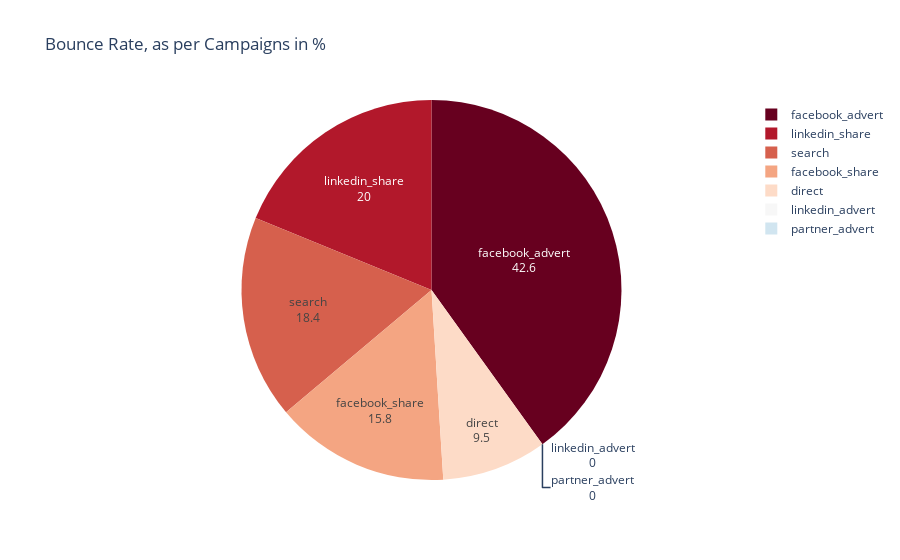
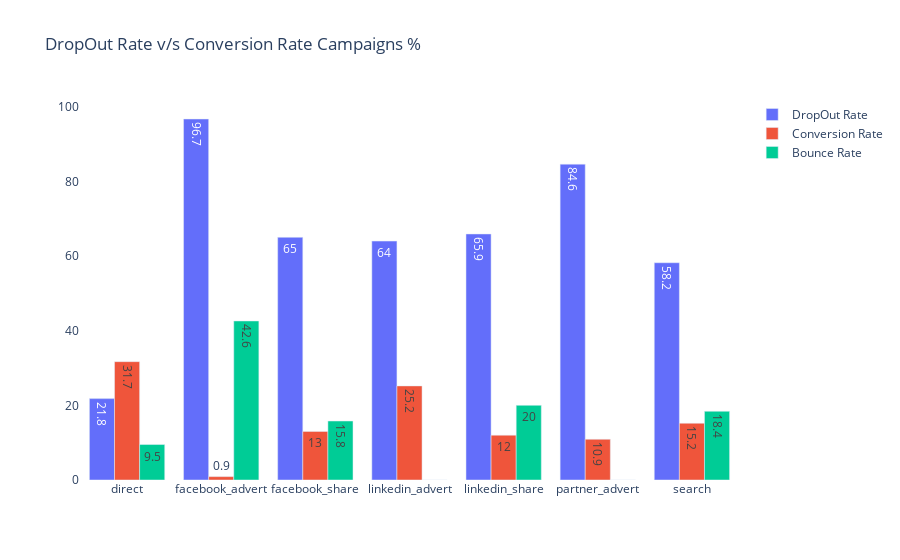

Notebook code cell kept with these figures, in order:
### Code cell
# need to find the exit rate, bounce rate and conversion rate for each campaign
#Bounce Rate of campaigns
fig = px.pie(campaigns, values='bounce_rate', names='Source', title=' Bounce Rate, as per Campaigns in %',color_discrete_sequence=px.colors.sequential.RdBu)
fig.update_traces(textinfo='value+label')
fig.show()

fig = go.Figure(data=[
    go.Bar(name='DropOut Rate', x=campaigns['Source'], y=campaigns['drop_out_rate'],text=campaigns['drop_out_rate']),
    go.Bar(name='Conversion Rate', x=campaigns['Source'], y=campaigns['conversion_rate'],text=campaigns['conversion_rate']),
    go.Bar(name='Bounce Rate', x=campaigns['Source'], y=campaigns['bounce_rate'],text=campaigns['bounce_rate'])

])
# Change the bar mode
fig.update_layout(barmode='group',title='DropOut Rate v/s Conversion Rate Campaigns % ')
fig.update_layout({
'plot_bgcolor': 'rgba(0, 0, 0, 0)',
'paper_bgcolor': 'rgba(0, 0, 0, 0)',
})
fig.show()

### Figure 1 — Plotly figure (JSON) as saved in the notebook; plotly's stock layout.template omitted (floating-point values rounded to 4 significant figures)
{"data": [{"domain": {"x": [0, 1], "y": [0, 1]}, "hovertemplate": "Source=%{label}<br>bounce_rate=%{value}<extra></extra>", "labels": ["direct", "facebook_advert", "facebook_share", "linkedin_advert", "linkedin_share", "partner_advert", "search"], "legendgroup": "", "name": "", "showlegend": true, "textinfo": "value+label", "type": "pie", "values": [9.5, 42.6, 15.8, 0, 20, 0, 18.4]}], "layout": {"legend": {"tracegroupgap": 0}, "piecolorway": ["rgb(103,0,31)", "rgb(178,24,43)", "rgb(214,96,77)", "rgb(244,165,130)", "rgb(253,219,199)", "rgb(247,247,247)", "rgb(209,229,240)", "rgb(146,197,222)", "rgb(67,147,195)", "rgb(33,102,172)", "rgb(5,48,97)"], "title": {"text": " Bounce Rate, as per Campaigns in %"}}}

### Figure 2 — Plotly figure (JSON) as saved in the notebook; plotly's stock layout.template omitted (floating-point values rounded to 4 significant figures)
{"data": [{"name": "DropOut Rate", "text": [21.8, 96.7, 65, 64, 65.9, 84.6, 58.2], "type": "bar", "x": ["direct", "facebook_advert", "facebook_share", "linkedin_advert", "linkedin_share", "partner_advert", "search"], "y": [21.8, 96.7, 65, 64, 65.9, 84.6, 58.2]}, {"name": "Conversion Rate", "text": [31.7, 0.9, 13, 25.2, 12, 10.9, 15.2], "type": "bar", "x": ["direct", "facebook_advert", "facebook_share", "linkedin_advert", "linkedin_share", "partner_advert", "search"], "y": [31.7, 0.9, 13, 25.2, 12, 10.9, 15.2]}, {"name": "Bounce Rate", "text": [9.5, 42.6, 15.8, 0, 20, 0, 18.4], "type": "bar", "x": ["direct", "facebook_advert", "facebook_share", "linkedin_advert", "linkedin_share", "partner_advert", "search"], "y": [9.5, 42.6, 15.8, 0, 20, 0, 18.4]}], "layout": {"barmode": "group", "paper_bgcolor": "rgba(0, 0, 0, 0)", "plot_bgcolor": "rgba(0, 0, 0, 0)", "title": {"text": "DropOut Rate v/s Conversion Rate Campaigns % "}}}
